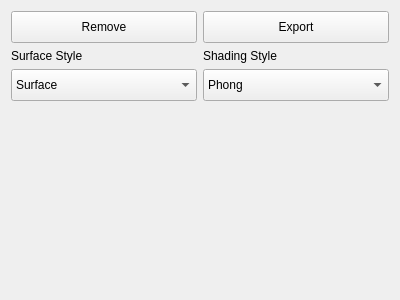
<?xml version="1.0" encoding="UTF-8"?>
<ui version="4.0">
 <class>ActorControl</class>
 <widget class="QWidget" name="ActorControl">
  <property name="geometry">
   <rect>
    <x>0</x>
    <y>0</y>
    <width>400</width>
    <height>300</height>
   </rect>
  </property>
  <property name="windowTitle">
   <string>Form</string>
  </property>
  <layout class="QVBoxLayout" name="verticalLayout">
   <item>
    <layout class="QGridLayout" name="gridLayout">
     <item row="0" column="0">
      <widget class="QPushButton" name="removeActorBtn">
       <property name="sizePolicy">
        <sizepolicy hsizetype="Preferred" vsizetype="Fixed">
         <horstretch>0</horstretch>
         <verstretch>0</verstretch>
        </sizepolicy>
       </property>
       <property name="minimumSize">
        <size>
         <width>72</width>
         <height>32</height>
        </size>
       </property>
       <property name="text">
        <string>Remove</string>
       </property>
       <property name="icon">
        <iconset resource="../RCS.qrc">
         <normaloff>:/segment-control/minus-button.png</normaloff>:/segment-control/minus-button.png</iconset>
       </property>
      </widget>
     </item>
     <item row="0" column="1">
      <widget class="QPushButton" name="exportActorBtn">
       <property name="minimumSize">
        <size>
         <width>64</width>
         <height>32</height>
        </size>
       </property>
       <property name="text">
        <string>Export</string>
       </property>
       <property name="icon">
        <iconset resource="../RCS.qrc">
         <normaloff>:/segment-control/3d.png</normaloff>:/segment-control/3d.png</iconset>
       </property>
      </widget>
     </item>
     <item row="1" column="0">
      <widget class="QLabel" name="label">
       <property name="text">
        <string>Surface Style</string>
       </property>
      </widget>
     </item>
     <item row="1" column="1">
      <widget class="QLabel" name="label_2">
       <property name="text">
        <string>Shading Style</string>
       </property>
      </widget>
     </item>
     <item row="2" column="0">
      <widget class="QComboBox" name="surfaceComboBox">
       <property name="minimumSize">
        <size>
         <width>29</width>
         <height>32</height>
        </size>
       </property>
       <item>
        <property name="text">
         <string>Surface </string>
        </property>
       </item>
       <item>
        <property name="text">
         <string>Point Cloud</string>
        </property>
       </item>
       <item>
        <property name="text">
         <string>Wireframe</string>
        </property>
       </item>
      </widget>
     </item>
     <item row="2" column="1">
      <widget class="QComboBox" name="shadingComboBox">
       <property name="minimumSize">
        <size>
         <width>0</width>
         <height>32</height>
        </size>
       </property>
       <item>
        <property name="text">
         <string>Phong</string>
        </property>
       </item>
       <item>
        <property name="text">
         <string>Blin-Phong</string>
        </property>
       </item>
       <item>
        <property name="text">
         <string>Flat</string>
        </property>
       </item>
       <item>
        <property name="text">
         <string>Gouraud</string>
        </property>
       </item>
       <item>
        <property name="text">
         <string>PBR</string>
        </property>
       </item>
      </widget>
     </item>
    </layout>
   </item>
   <item>
    <spacer name="verticalSpacer">
     <property name="orientation">
      <enum>Qt::Orientation::Vertical</enum>
     </property>
     <property name="sizeHint" stdset="0">
      <size>
       <width>17</width>
       <height>179</height>
      </size>
     </property>
    </spacer>
   </item>
  </layout>
 </widget>
 <resources>
  <include location="../RCS.qrc"/>
 </resources>
 <connections/>
</ui>
